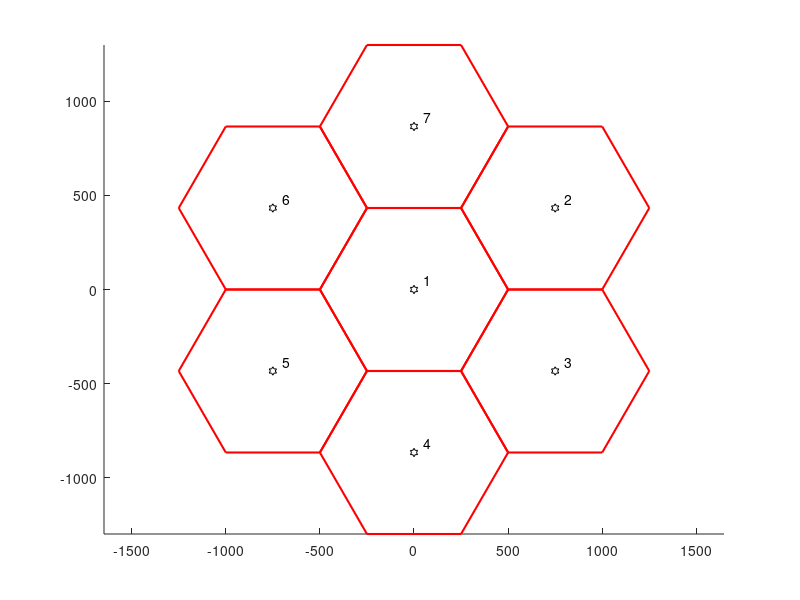

Write MATLAB code to recreate this figure. (Note: this script raises an error after producing the figure.)
function [cells,f] = getCells(NumOfMacroCells,MacroCellRadius,Ctrl)
  
  % parameters
  if nargin < 1
    NumOfMacroCells     = 7;          % number of cells
  end
  if nargin < 2
    MacroCellRadius     = 500;        % cell radius
  end
%   if nargin < 3
%     NumOfSectors        = 3;               % number of sectors
%   end
%   if nargin < 4
    cells.ZoneRadius     = ([0.34, 0.67]);      % radius of central and intermediate zones
%   end
  
  % control parameters
  if nargin < 3
    Ctrl.ShowCellsDeployment = true;
  end
  
% %  check parameters
%     NumOfZones = length(ZoneRadius) + 1;          % number of zones
%     layers_outer = zeros(NumOfMacroCells,2);
%     layers_inner = zeros(NumOfMacroCells,2);
%     centerPosDist = zeros(NumOfMacroCells,1);
    
% %  constant parameters  
%     NumOfEdges = 6; 
   

  angles     =  (pi/6:-pi/3:-2*pi).';
  centerPos  =  [[0;cos(angles(:))], ...
                 [0;sin(angles(:))]] * MacroCellRadius * sqrt(3);
 
 
  angles     = (0:pi/3:2*pi).';                 %find angles for hexagon
  boundaries = [cos(angles(:)),sin(angles(:))] * MacroCellRadius;
  
%   angles     = linspace(0,2*pi,100);
%   layers     = [cos(angles(:)),sin(angles(:))] * 1;
  
 
  % NP
  if Ctrl.ShowCellsDeployment(1)
    f = figure(101);
    clf
    hold on
      for n = 1 : NumOfMacroCells  
      plot(centerPos(n,1),centerPos(n,2),'kh')
      plot(boundaries(:,1) + centerPos(n,1), ...
      boundaries(:,2) + centerPos(n,2), ...
      'r-','LineWidth',1.5)
        text(centerPos(n,1)+.1*MacroCellRadius,centerPos(n,2)+.1*MacroCellRadius,num2str(n))
    end
      axis equal
     else
      f = NaN;
  end
  
  % FFR-3SL  
  if Ctrl.ShowCellsDeployment(2)
    f = figure(102);
    clf
    hold on
    
    for n = 1 : NumOfMacroCells  
      plot(centerPos(n,1),centerPos(n,2),'kh')
      plot(boundaries(:,1) + centerPos(n,1), ...
      boundaries(:,2) + centerPos(n,2), ...
      'g-','LineWidth',1.5)
        text(centerPos(n,1)+.1*MacroCellRadius,centerPos(n,2)+.1*MacroCellRadius,num2str(n))
    end
      axis equal
     else
      f = NaN;
  end
  
  % OSFFR
  if Ctrl.ShowCellsDeployment(3)
    f = figure(103);
    clf
    hold on
    
    for n = 1 : NumOfMacroCells  
      plot(centerPos(n,1),centerPos(n,2),'kh')
      plot(boundaries(:,1) + centerPos(n,1), ...
      boundaries(:,2) + centerPos(n,2), ...
      'b-','LineWidth',1.5)
        text(centerPos(n,1)+.1*MacroCellRadius,centerPos(n,2)+.1*MacroCellRadius,num2str(n))
    end
      axis equal
     else
      f = NaN;
  end
   
  if nargout > 0
    cells.NumOfMacroCells       = NumOfMacroCells;
    cells.MacroCellRadius       = MacroCellRadius;
%     cells.Macro_CenterRadius    = Macro_CenterRadius;
    cells.centerPos             = centerPos;
    cells.boundaries            = boundaries;
  end
  
end
